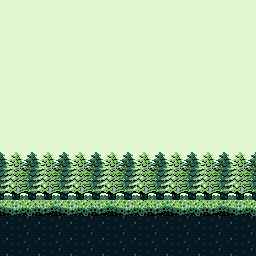

Rendered tile map (Tiled .tmx) drawn with the repository's tilesets; below, a short description and the full map source, tile grids included:
An orthogonal 32x32 tile map with 8x8 px tiles, 1 tile layer (Tile Layer 1).

<map version="1.5" tiledversion="1.7.2" orientation="orthogonal" renderorder="right-down" width="32" height="32" tilewidth="8" tileheight="8" infinite="0" nextlayerid="2" nextobjectid="1">
 <tileset firstgid="1" source="caveset.tsx" />
 <layer id="1" name="Tile Layer 1" width="32" height="32">
  <data encoding="csv">
151,151,151,151,151,151,151,151,151,151,151,151,151,151,151,151,151,151,151,151,151,151,151,151,151,151,151,151,151,151,151,151,
151,151,151,151,151,151,151,151,151,151,151,151,151,151,151,151,151,151,151,151,151,151,151,151,151,151,151,151,151,151,151,151,
151,151,151,151,151,151,151,151,151,151,151,151,151,151,151,151,151,151,151,151,151,151,151,151,151,151,151,151,151,151,151,151,
151,151,151,151,151,151,151,151,151,151,151,151,151,151,151,151,151,151,151,151,151,151,151,151,151,151,151,151,151,151,151,151,
151,151,151,151,151,151,151,151,151,151,151,151,151,151,151,151,151,151,151,151,151,151,151,151,151,151,151,151,151,151,151,151,
151,151,151,151,151,151,151,151,151,151,151,151,151,151,151,151,151,151,151,151,151,151,151,151,151,151,151,151,151,151,151,151,
151,151,151,151,151,151,151,151,151,151,151,151,151,151,151,151,151,151,151,151,151,151,151,151,151,151,151,151,151,151,151,151,
151,151,151,151,151,151,151,151,151,151,151,151,151,151,151,151,151,151,151,151,151,151,151,151,151,151,151,151,151,151,151,151,
151,151,151,151,151,151,151,151,151,151,151,151,151,151,151,151,151,151,151,151,151,151,151,151,151,151,151,151,151,151,151,151,
151,151,151,151,151,151,151,151,151,151,151,151,151,151,151,151,151,151,151,151,151,151,151,151,151,151,151,151,151,151,151,151,
151,151,151,151,151,151,151,151,151,151,151,151,151,151,151,151,151,151,151,151,151,151,151,151,151,151,151,151,151,151,151,151,
151,151,151,151,151,151,151,151,151,151,151,151,151,151,151,151,151,151,151,151,151,151,151,151,151,151,151,151,151,151,151,151,
151,151,151,151,151,151,151,151,151,151,151,151,151,151,151,151,151,151,151,151,151,151,151,151,151,151,151,151,151,151,151,151,
151,151,151,151,151,151,151,151,151,151,151,151,151,151,151,151,151,151,151,151,151,151,151,151,151,151,151,151,151,151,151,151,
151,151,151,151,151,151,151,151,151,151,151,151,151,151,151,151,151,151,151,151,151,151,151,151,151,151,151,151,151,151,151,151,
151,151,151,151,151,151,151,151,151,151,151,151,151,151,151,151,151,151,151,151,151,151,151,151,151,151,151,151,151,151,151,151,
151,151,151,151,151,151,151,151,151,151,151,151,151,151,151,151,151,151,151,151,151,151,151,151,151,151,151,151,151,151,151,151,
151,151,151,151,151,151,151,151,151,151,151,151,151,151,151,151,151,151,151,151,151,151,151,151,151,151,151,151,151,151,151,151,
151,151,151,151,151,151,151,151,151,151,151,151,151,151,151,151,151,151,151,151,151,151,151,151,151,151,151,151,151,151,151,151,
137,138,139,140,137,138,139,140,137,138,139,140,137,138,139,140,137,138,139,140,137,138,139,140,137,138,139,140,137,138,139,140,
167,168,169,170,167,168,169,170,167,168,169,170,167,168,169,170,167,168,169,170,167,168,169,170,167,168,169,170,167,168,169,170,
197,198,199,200,197,198,199,200,197,198,199,200,197,198,199,200,197,198,199,200,197,198,199,200,197,198,199,200,197,198,199,200,
227,228,229,230,227,228,229,230,227,228,229,230,227,228,229,230,227,228,229,230,227,228,229,230,227,228,229,230,227,228,229,230,
257,258,259,260,257,258,259,260,257,258,259,260,257,258,259,260,257,258,259,260,257,258,259,260,257,258,259,260,257,258,259,260,
287,288,289,290,287,288,289,290,287,288,289,290,287,288,289,290,287,288,289,290,287,288,289,290,287,288,289,290,287,288,289,290,
426,427,428,429,423,424,425,426,427,428,429,423,424,425,426,427,428,429,423,424,425,426,427,428,429,423,424,425,426,427,428,429,
456,457,458,459,453,454,455,456,457,458,459,453,454,455,456,457,458,459,453,454,455,456,457,458,459,453,454,455,456,457,458,459,
123,124,125,126,123,124,125,126,123,124,125,126,123,124,125,126,123,124,125,126,123,124,125,126,123,124,125,126,123,124,125,126,
153,154,155,156,153,154,155,156,153,154,155,156,153,154,155,156,153,154,155,156,153,154,155,156,153,154,155,156,153,154,155,156,
123,124,125,126,123,124,125,126,123,124,125,126,123,124,125,126,123,124,125,126,123,124,125,126,123,124,125,126,123,124,125,126,
153,154,155,156,153,154,155,156,153,154,155,156,153,154,155,156,153,154,155,156,153,154,155,156,153,154,155,156,153,154,155,156,
123,124,125,126,123,124,125,126,123,124,125,126,123,124,125,126,123,124,125,126,123,124,125,126,123,124,125,126,123,124,125,126
</data>
 </layer>
</map>